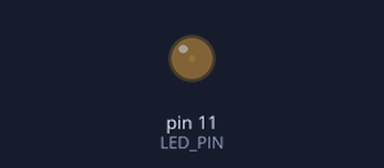
Simulated run of this sketch. Board: Arduino Uno, built with avr-gcc and run on an emulated ATmega328P. Shown: output pins drawn as LEDs (lit = HIGH).

Above: at 0.05 s.
At 1.15 s:
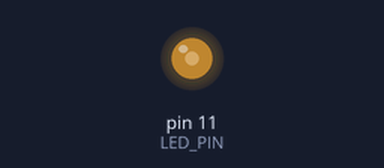
At 2.3 s:
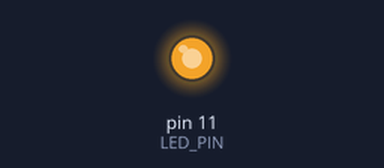
At 4.6 s:
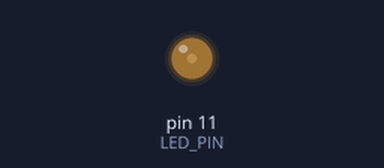
Timing chart, 0 to 6.7 s (numbered marks = the images above):
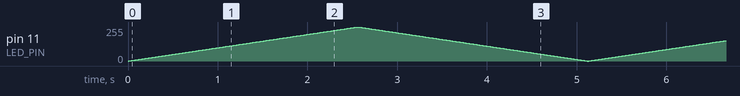

The sketch:

fadeinfadeout.ino
```cpp
#define LED_PIN 11
void setup()
{
pinMode(LED_PIN, OUTPUT);
}
void loop()
{
  // 255 means 5v then for 3v it is 153
for (int i = 0; i <= 255; i++) {
analogWrite(LED_PIN, i);
delay(10);
}
for (int i = 255; i >= 0; i--)
{
analogWrite(LED_PIN, i);
delay(10);
}}
```
